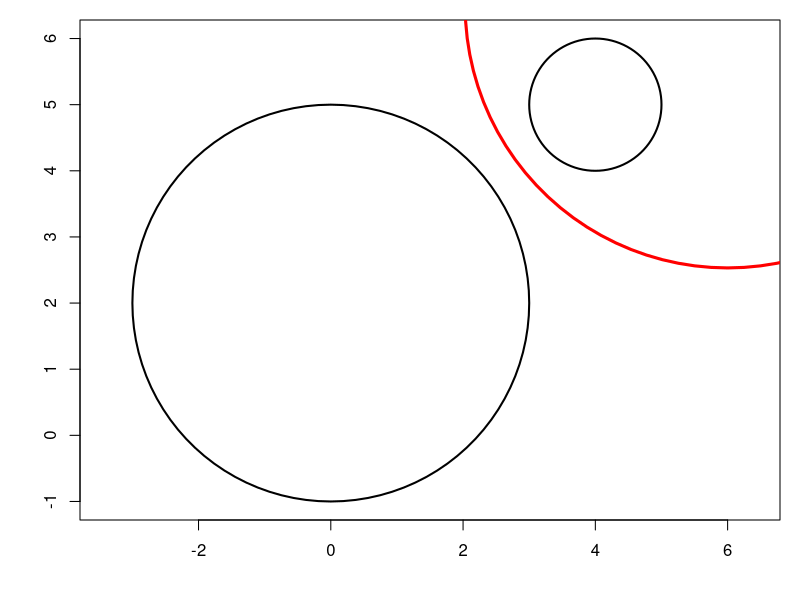
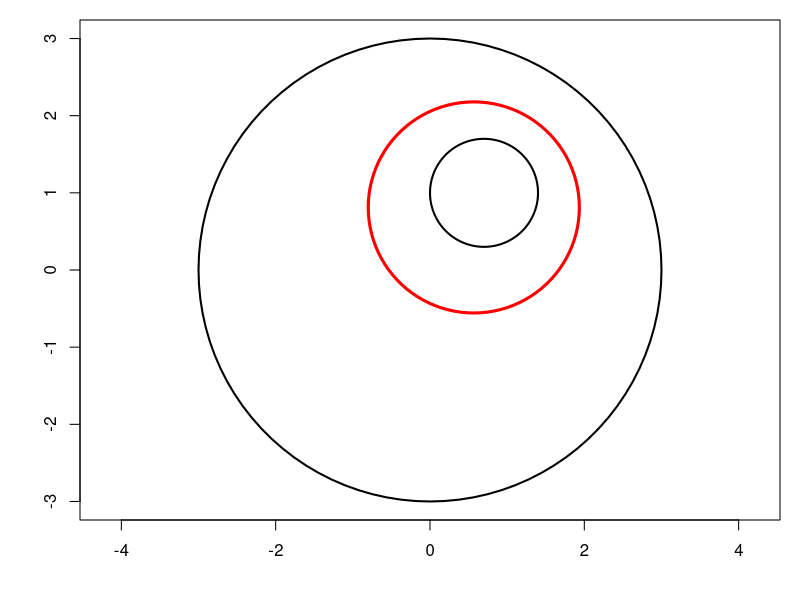
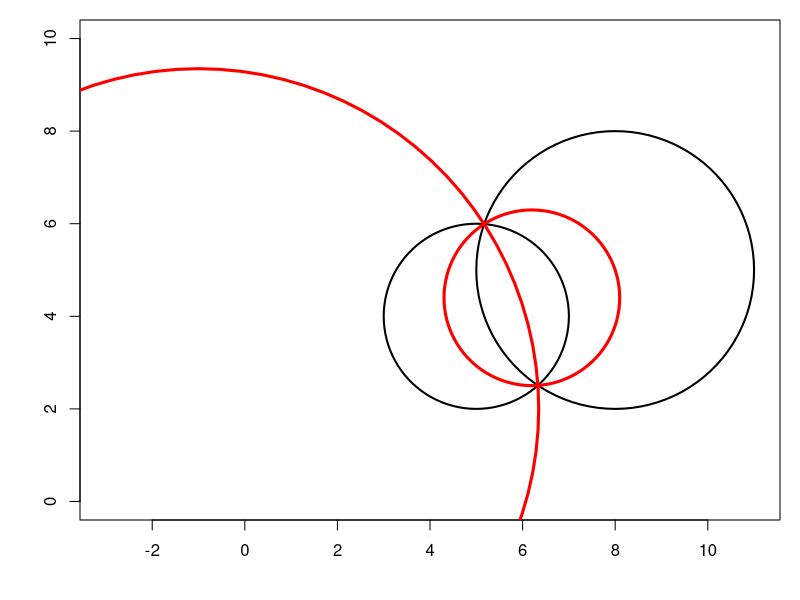
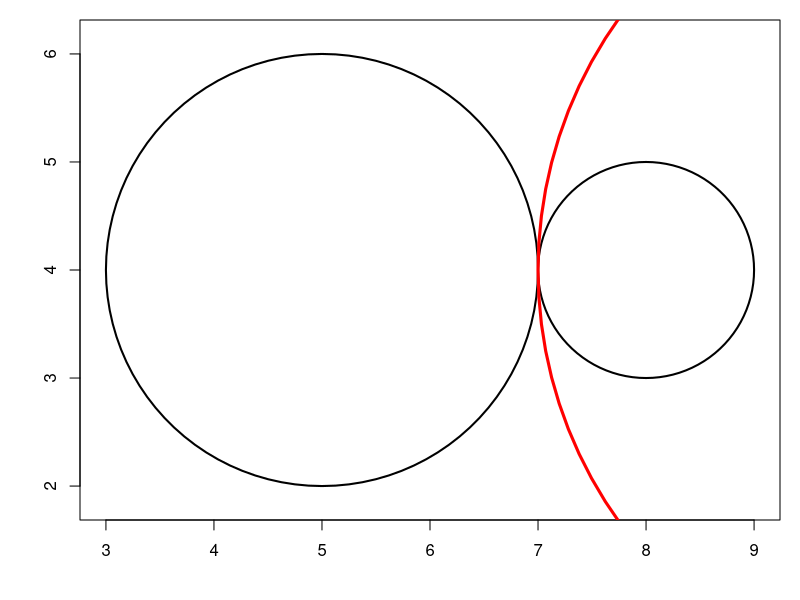
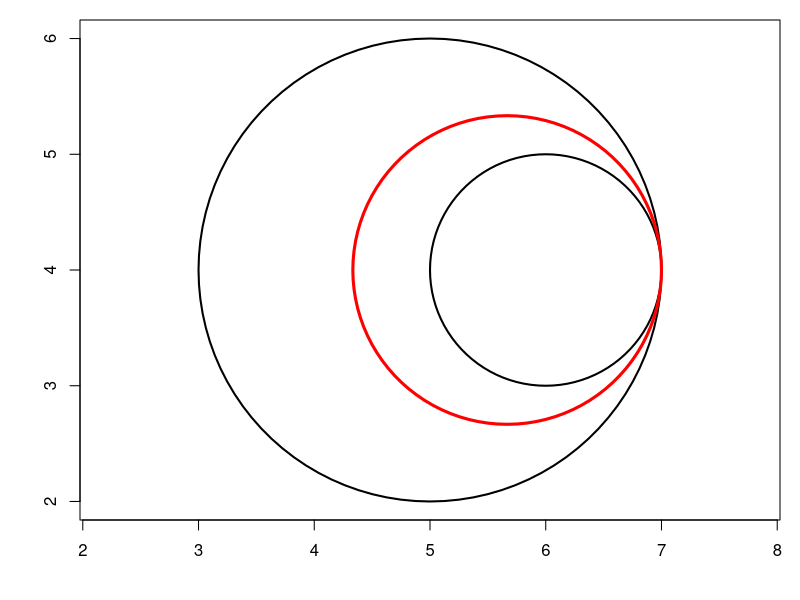

The R source for these figures, in order:
## ---- chunk 1
knitr::opts_chunk$set(echo = TRUE, collapse = TRUE, 
                      fig.path = "figures/InversionSwappingCircles-")
## ---- chunk 2
invertCircle <- function(I, k, circle){
  O <- circle$center; r <- circle$radius
  d <- c(crossprod(O-I)) - r^2
  list(
    center = I + k/d*(O-I),
    radius = abs(k/d)*r
  )
}
# two congruent circles which do not intersect each other
C1 <- list(center = c(1,2), radius = 3)
C2 <- list(center = c(14,15), radius = 3)
# inversion which swaps the two circles
I <- (C1$center + C2$center) / 2
k <- -abs(c(crossprod(I-C2$center) - C2$radius^2))
# check
invertCircle(I, k, C1) # should be C2
invertCircle(I, k, C2) # should be C1
## ---- chunk 3
O1 <- c(0,2); r1 <- 3
O2 <- c(4,5); r2 <- 1
rho <- r1/r2
I <- O1 - rho/(1-rho)*(O2-O1)
k <- rho * abs(c(crossprod(I-O2))-r2^2)
library(plotrix)
opar <- par(mar = c(4,4,1,1))
plot(NULL, asp = 1, xlim = c(-3, 6), ylim = c(-1,6), 
     xlab = NA, ylab = NA)
draw.circle(O1[1], O1[2], r1, lwd = 2)
draw.circle(O2[1], O2[2], r2, lwd = 2)
draw.circle(I[1], I[2], sqrt(k), lwd = 3, border = "red")
# check
invertCircle(I, k, list(center=O1, radius=r1)) # should be C2
invertCircle(I, k, list(center=O2, radius=r2)) # should be C1
## ---- chunk 4
O1 <- c(0,0); r1 <- 3
O2 <- c(0.7,1); r2 <- 0.7
rho <- r1/r2
I <- O1 + rho/(1+rho)*(O2-O1)
k <- rho * abs(c(crossprod(I-O2))-r2^2)
opar <- par(mar = c(4,4,1,1))
plot(NULL, asp = 1, xlim = c(-3, 3), ylim = c(-3,3), 
     xlab = NA, ylab = NA)
draw.circle(O1[1], O1[2], r1, lwd = 2)
draw.circle(O2[1], O2[2], r2, lwd = 2)
draw.circle(I[1], I[2], sqrt(k), lwd = 3, border = "red")
# check
invertCircle(I, k, list(center=O1, radius=r1)) # should be C2
invertCircle(I, k, list(center=O2, radius=r2)) # should be C1
## ---- chunk 5
O1 <- c(5,4); r1 <- 2
O2 <- c(8,5); r2 <- 3
rho <- r1/r2
I1 <- O1 - rho/(1-rho)*(O2-O1)
k1 <- rho * abs(c(crossprod(I1-O2))-r2^2)
I2 <- O1 + rho/(1+rho)*(O2-O1)
k2 <- rho * abs(c(crossprod(I2-O2))-r2^2)
opar <- par(mar = c(4,4,1,1))
plot(NULL, asp = 1, xlim = c(-3, 11), ylim = c(2,8), 
     xlab = NA, ylab = NA)
draw.circle(O1[1], O1[2], r1, lwd = 2)
draw.circle(O2[1], O2[2], r2, lwd = 2)
draw.circle(I1[1], I1[2], sqrt(k1), lwd = 3, border = "red")
draw.circle(I2[1], I2[2], sqrt(k2), lwd = 3, border = "red")
# check
invertCircle(I1, k1, list(center=O1, radius=r1)) # should be C2
invertCircle(I1, k1, list(center=O2, radius=r2)) # should be C1
invertCircle(I2, k2, list(center=O1, radius=r1)) # should be C2
invertCircle(I2, k2, list(center=O2, radius=r2)) # should be C1
## ---- chunk 6
O1 <- c(5,4); r1 <- 2
O2 <- c(8,4); r2 <- 1
rho <- r1/r2
I <- O1 - rho/(1-rho)*(O2-O1)
k <- rho * abs(c(crossprod(I-O2))-r2^2)
opar <- par(mar = c(4,4,1,1))
plot(NULL, asp = 1, xlim = c(3, 9), ylim = c(2,6), 
     xlab = NA, ylab = NA)
draw.circle(O1[1], O1[2], r1, lwd = 2)
draw.circle(O2[1], O2[2], r2, lwd = 2)
draw.circle(I[1], I[2], sqrt(k), lwd = 3, border = "red")
# check
invertCircle(I, k, list(center=O1, radius=r1)) # should be C2
invertCircle(I, k, list(center=O2, radius=r2)) # should be C1
## ---- chunk 7
O1 <- c(5,4); r1 <- 2
O2 <- c(6,4); r2 <- 1
rho <- r1/r2
I <- O1 + rho/(1+rho)*(O2-O1)
k <- rho * abs(c(crossprod(I-O2))-r2^2)
opar <- par(mar = c(4,4,1,1))
plot(NULL, asp = 1, xlim = c(3, 7), ylim = c(2,6), 
     xlab = NA, ylab = NA)
draw.circle(O1[1], O1[2], r1, lwd = 2)
draw.circle(O2[1], O2[2], r2, lwd = 2)
draw.circle(I[1], I[2], sqrt(k), lwd = 3, border = "red")
# check
invertCircle(I, k, list(center=O1, radius=r1)) # should be C2
invertCircle(I, k, list(center=O2, radius=r2)) # should be C1
## ---- chunk 8
par(opar)
